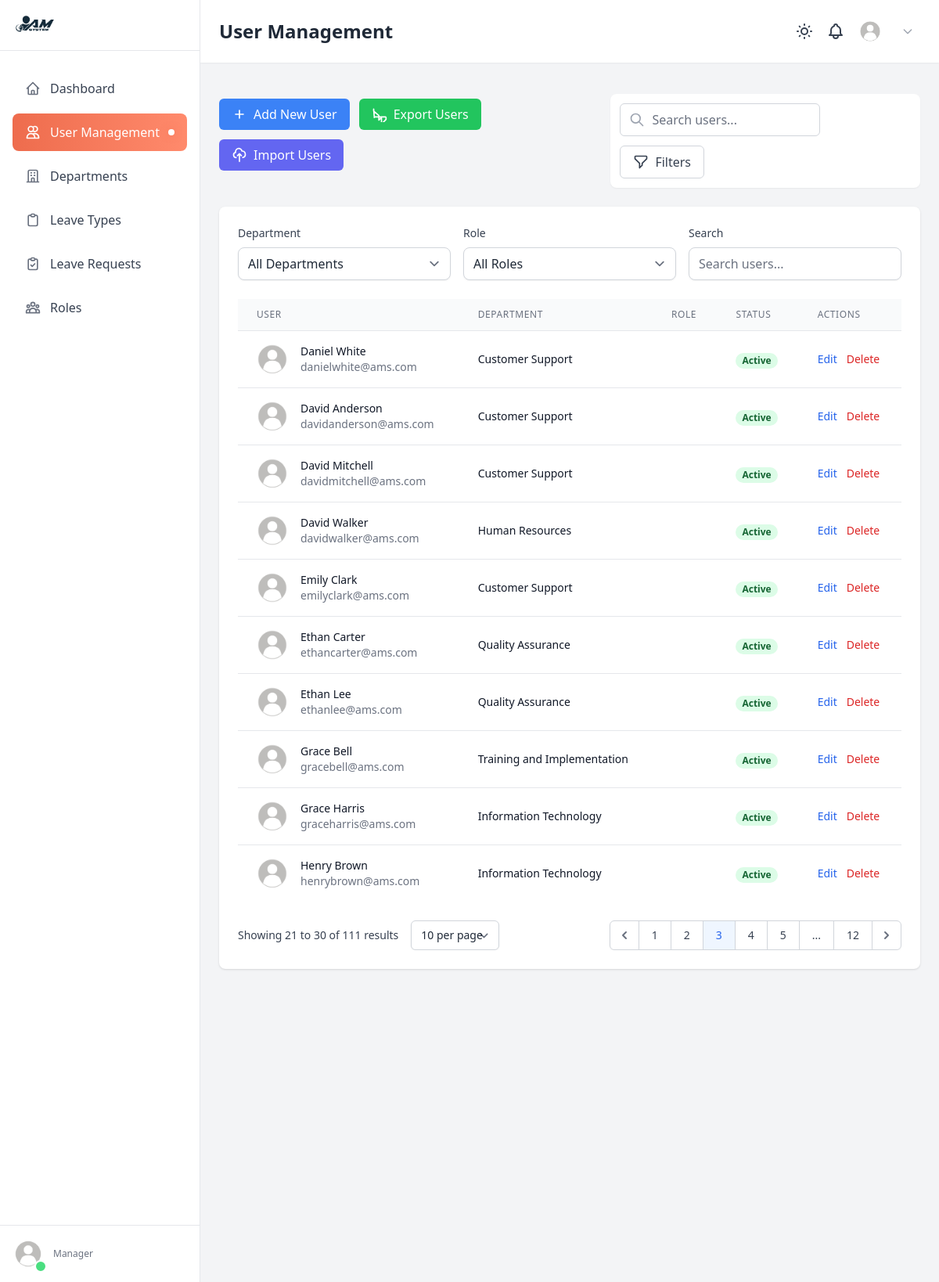
/management/users/?page=3&department=all&role=all&search=&per_page=10, run on an earlier commit of the app's database.
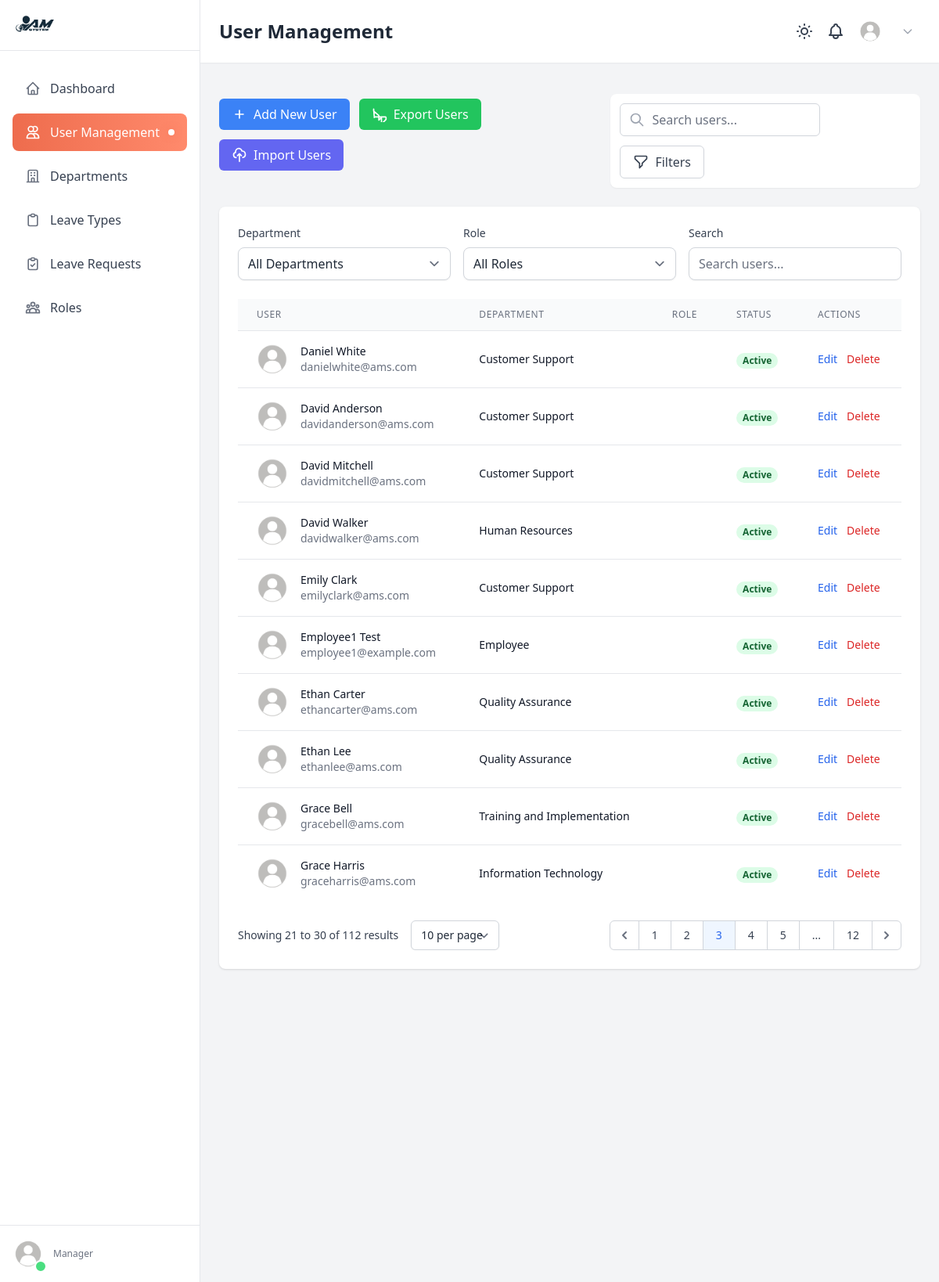
And on a later commit of the database.
### management/models.py (models this page shows, shortened)
class User(AbstractUser):
    username = None  # Remove username field
    id = models.AutoField(primary_key=True)
    user_id = models.CharField(max_length=50, unique=True)  # Custom user ID
    first_name = models.CharField(max_length=255)
    last_name = models.CharField(max_length=255)
    birthdate = models.DateField()
    contact_number = models.CharField(max_length=50, unique=True)
    email = models.EmailField(max_length=100, unique=True)
    department = models.ForeignKey(Department, on_delete=models.CASCADE, default=None)
    is_anonymous = False
    is_active = models.BooleanField(default=True)
    objects = UserManager()
    USERNAME_FIELD = 'user_id'
    REQUIRED_FIELDS = ['first_name', 'last_name', 'birthdate', 'contact_number', 'email']

class Department(models.Model):
    id = models.AutoField(primary_key=True)
    name = models.CharField(max_length=100, unique=True)
    role = models.ManyToManyField(Role, related_name='departments')

### dashboard/views.py (the view, shortened to what this page needs)
# urls.py: path('management/users/', views.manager_user_management, name='manager_user_management'),
def manager_user_management(request):
    department_filter = request.GET.get('department')
    role_filter = request.GET.get('role')
    search_query = request.GET.get('search')
    per_page = request.GET.get('per_page', 10)  # Default to 10 items per page
    try:
        per_page = int(per_page)
        if per_page not in [10, 25, 50, 100]:
            per_page = 10
    except (ValueError, TypeError):
        per_page = 10
    users_list = User.objects.select_related('department').all()
    if department_filter and department_filter != 'all':
        try:
            users_list = users_list.filter(department_id=int(department_filter))
        except (ValueError, TypeError):
            department_filter = 'all'
    if role_filter and role_filter != 'all':
        try:
            role = Role.objects.get(id=int(role_filter))
            users_list = users_list.filter(department__role=role)
        except (Role.DoesNotExist, ValueError, TypeError):
            role_filter = 'all'
    users_list = users_list.order_by('first_name', 'last_name')
    paginator = Paginator(users_list, per_page)
    page = request.GET.get('page', 1)
    try:
        page = int(page)
        if page < 1:
            page = 1
    except (ValueError, TypeError):
        page = 1
    try:
        users = paginator.page(page)
    except Paginator.PageNotAnInteger:
        users = paginator.page(1)
    except Paginator.EmptyPage:
        users = paginator.page(paginator.num_pages)
    page_range = []
    current_page = users.number
    total_pages = paginator.num_pages
    if total_pages <= 7:
        page_range = range(1, total_pages + 1)
    else:
        if current_page <= 4:
            page_range = list(range(1, 6)) + ['...', total_pages]
        elif current_page >= total_pages - 3:
            page_range = [1, '...'] + list(range(total_pages - 4, total_pages + 1))
        else:
            page_range = [1, '...'] + list(range(current_page - 1, current_page + 2)) + ['...', total_pages]
    departments = Department.objects.all()
    roles = Role.objects.all()
    context = {
        'users': users,
        'departments': departments,
        'roles': roles,
        'total_users': paginator.count,
        'total_pages': total_pages,
        'page_range': page_range,
        'current_page': current_page,
        'per_page': per_page,
        'current_filters': {
            'department': department_filter or 'all',
            'role': role_filter or 'all',
            'search': search_query or ''
        }
    }
    return render(request, 'dashboard/manager/manager_user_management.html', context)

### dashboard/templates/dashboard/manager/manager_user_management.html (shortened to what the changed rows need)
{% extends 'dashboard/base.html' %}
{% load static %}
{% block content %}
<div class="flex h-screen bg-gray-100 dark:bg-gray-900">
    <main class="overflow-y-auto overflow-x-hidden flex-1">
        <div class="bg-white shadow-sm dark:bg-gray-800">
            <div class="flex justify-between items-center px-6 py-4">
                <h1 class="text-2xl font-semibold text-gray-800 dark:text-white">User Management</h1>
            </div>
        </div>
         <div class="p-6">
            <div class="bg-white rounded-lg shadow dark:bg-gray-800">
                <div class="p-6">
                    <div class="overflow-x-auto">
                        <table class="min-w-full divide-y divide-gray-200 dark:divide-gray-700">
                            <thead class="bg-gray-50 dark:bg-gray-700">
                                <tr>
                                    <th scope="col" class="px-6 py-3 text-xs font-medium tracking-wider text-left text-gray-500 uppercase dark:text-gray-400">
                                        User
                                    </th>
                                    <th scope="col" class="px-6 py-3 text-xs font-medium tracking-wider text-left text-gray-500 uppercase dark:text-gray-400">
                                        Department
                                    </th>
                                    <th scope="col" class="px-6 py-3 text-xs font-medium tracking-wider text-left text-gray-500 uppercase dark:text-gray-400">
                                        Role
                                    </th>
                                    <th scope="col" class="px-6 py-3 text-xs font-medium tracking-wider text-left text-gray-500 uppercase dark:text-gray-400">
                                        Status
                                    </th>
                                    <th scope="col" class="px-6 py-3 text-xs font-medium tracking-wider text-left text-gray-500 uppercase dark:text-gray-400">
                                        Actions
                                    </th>
                                </tr>
                            </thead>
                            <tbody class="bg-white divide-y divide-gray-200 dark:bg-gray-800 dark:divide-gray-700">
                                {% for user in users %}
                                <tr class="transition-colors duration-200 hover:bg-gray-50 dark:hover:bg-gray-700">
                                    <td class="px-6 py-4 whitespace-nowrap">
                                        <div class="flex items-center">
                                            <div class="flex-shrink-0 w-10 h-10">
                                                <img class="w-10 h-10 rounded-full" src="{% static 'images/default-avatar.png' %}" alt="">
                                            </div>
                                            <div class="ml-4">
                                                <div class="text-sm font-medium text-gray-900 dark:text-gray-100">
                                                    {{ user.get_full_name }}
                                                </div>
                                                <div class="text-sm text-gray-500 dark:text-gray-400">
                                                    {{ user.email }}
                                                </div>
                                            </div>
                                        </div>
                                    </td>
                                    <td class="px-6 py-4 whitespace-nowrap">
                                        <div class="text-sm text-gray-900 dark:text-gray-100">{{ user.department.name }}</div>
                                    </td>
                                    <td class="px-6 py-4 whitespace-nowrap">
                                    </td>
                                    <td class="px-6 py-4 whitespace-nowrap">
                                        <span class="px-2 inline-flex text-xs leading-5 font-semibold rounded-full {% if user.is_active %}bg-green-100 dark:bg-green-900 text-green-800 dark:text-green-100{% else %}bg-red-100 dark:bg-red-900 text-red-800 dark:text-red-100{% endif %}">
                                            {{ user.is_active|yesno:"Active,Inactive" }}
                                        </span>
                                    </td>
                                    <td class="px-6 py-4 text-sm font-medium whitespace-nowrap">
                                        <div class="flex space-x-3">
                                            <button class="text-blue-600 transition-colors duration-200 dark:text-blue-400 hover:text-blue-900 dark:hover:text-blue-300">Edit</button>
                                            <button class="text-red-600 transition-colors duration-200 dark:text-red-400 hover:text-red-900 dark:hover:text-red-300">Delete</button>
                                        </div>
                                    </td>
                                </tr>
                                {% endfor %}
                            </tbody>
                        </table>
                        <div class="flex justify-between items-center mt-6">
                            <div class="hidden sm:flex-1 sm:flex sm:items-center sm:justify-between">
                                <div class="flex items-center gap-4">
                                    <p class="text-sm text-gray-700 dark:text-gray-300">
                                        Showing <span class="font-medium">{{ users.start_index }}</span> to
                                        <span class="font-medium">{{ users.end_index }}</span> of
                                        <span class="font-medium">{{ total_users }}</span> results
                                    </p>
                                </div>
                                <div>
                                    <nav class="inline-flex relative z-0 rounded-md shadow-sm -space-x-px" aria-label="Pagination">
                                        {% if users.has_previous %}
                                        <a href="?page={{ users.previous_page_number }}&department={{ current_filters.department }}&role={{ current_filters.role }}&search={{ current_filters.search }}&per_page={{ per_page }}"
                                            class="relative inline-flex items-center px-2 py-2 rounded-l-md border border-gray-300 bg-white text-sm font-medium text-gray-500 hover:bg-gray-50 dark:bg-gray-800 dark:border-gray-600 dark:text-gray-400 dark:hover:bg-gray-700">
                                        </a>
                                        {% endif %}
                                        {% for page_num in page_range %}
                                            {% if page_num == '...' %}
                                            <span class="relative inline-flex items-center px-4 py-2 border border-gray-300 bg-white text-sm font-medium text-gray-700 dark:bg-gray-800 dark:border-gray-600 dark:text-gray-400">
                                                ...
                                            </span>
                                            {% else %}
                                            <a href="?page={{ page_num }}&department={{ current_filters.department }}&role={{ current_filters.role }}&search={{ current_filters.search }}&per_page={{ per_page }}"
                                                class="relative inline-flex items-center px-4 py-2 border border-gray-300 {% if page_num == current_page %}bg-blue-50 text-blue-600 dark:bg-blue-900 dark:text-blue-200{% else %}bg-white text-gray-700 hover:bg-gray-50 dark:bg-gray-800 dark:text-gray-400 dark:hover:bg-gray-700{% endif %} text-sm font-medium">
                                                {{ page_num }}
                                            </a>
                                            {% endif %}
                                        {% endfor %}
                                        {% if users.has_next %}
                                        <a href="?page={{ users.next_page_number }}&department={{ current_filters.department }}&role={{ current_filters.role }}&search={{ current_filters.search }}&per_page={{ per_page }}"
                                            class="relative inline-flex items-center px-2 py-2 rounded-r-md border border-gray-300 bg-white text-sm font-medium text-gray-500 hover:bg-gray-50 dark:bg-gray-800 dark:border-gray-600 dark:text-gray-400 dark:hover:bg-gray-700">
                                            <svg class="h-5 w-5" xmlns="http://www.w3.org/2000/svg" viewBox="0 0 20 20" fill="currentColor" aria-hidden="true">
                                                <path fill-rule="evenodd" d="M7.293 14.707a1 1 0 010-1.414L10.586 10 7.293 6.707a1 1 0 011.414-1.414l4 4a1 1 0 010 1.414l-4 4a1 1 0 01-1.414 0z" clip-rule="evenodd" />
                                            </svg>
                                        </a>
                                        {% endif %}
                                    </nav>
                                </div>
                            </div>
                        </div>
                    </div>
                </div>
            </div>
        </div>
    </main>
</div>
{% endblock %}

What changed in the data, as far as the page shows it:
no longer on this page (row unchanged): User: get_full_name "Henry Brown", email "henrybrown@ams.com", department.name "Information Technology", is_active "Active"
added User: get_full_name "Employee1 Test", email "employee1@example.com", department.name "Employee", is_active "Active"
Also different on the page:
{{ total_users }}: "111" → "112"
